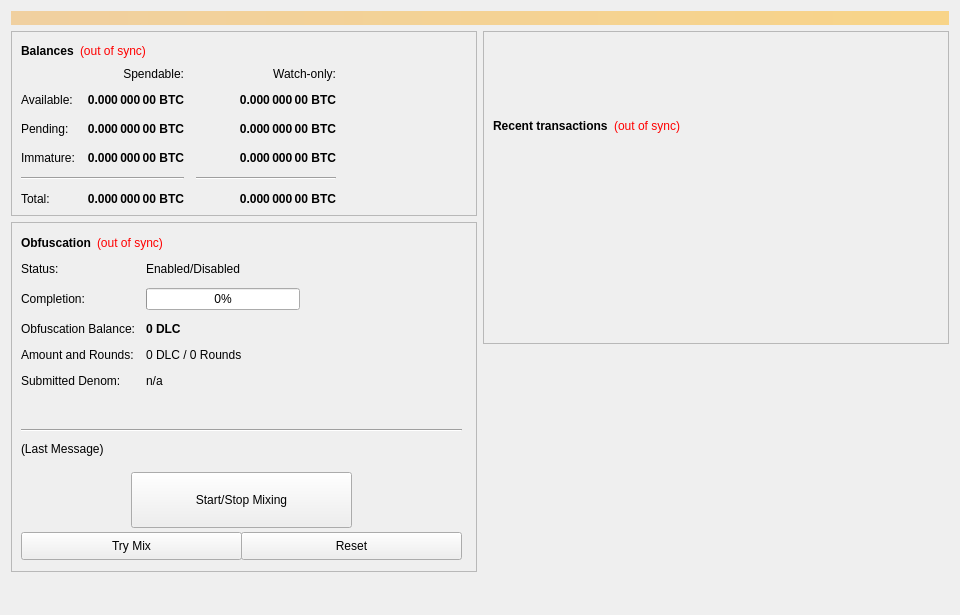
<?xml version="1.0" encoding="UTF-8"?>
<ui version="4.0">
 <class>OverviewPage</class>
 <widget class="QWidget" name="OverviewPage">
  <property name="geometry">
   <rect>
    <x>0</x>
    <y>0</y>
    <width>960</width>
    <height>615</height>
   </rect>
  </property>
  <property name="minimumSize">
   <size>
    <width>960</width>
    <height>0</height>
   </size>
  </property>
  <property name="windowTitle">
   <string>Form</string>
  </property>
  <layout class="QVBoxLayout" name="topLayout">
   <item>
    <widget class="QLabel" name="labelAlerts">
     <property name="visible">
      <bool>false</bool>
     </property>
     <property name="styleSheet">
      <string notr="true">background-color: qlineargradient(x1: 0, y1: 0, x2: 1, y2: 0, stop:0 #F0D0A0, stop:1 #F8D488); color:#000000;</string>
     </property>
     <property name="wordWrap">
      <bool>true</bool>
     </property>
     <property name="margin">
      <number>3</number>
     </property>
    </widget>
   </item>
   <item>
    <layout class="QHBoxLayout" name="horizontalLayout" stretch="1,1">
     <item>
      <layout class="QVBoxLayout" name="verticalLayout_2">
       <item>
        <widget class="QFrame" name="frame">
         <property name="frameShape">
          <enum>QFrame::StyledPanel</enum>
         </property>
         <property name="frameShadow">
          <enum>QFrame::Raised</enum>
         </property>
         <layout class="QVBoxLayout" name="verticalLayout_4">
          <item>
           <layout class="QHBoxLayout" name="horizontalLayout_4">
            <item>
             <widget class="QLabel" name="label_5">
              <property name="font">
               <font>
                <weight>75</weight>
                <bold>true</bold>
               </font>
              </property>
              <property name="text">
               <string>Balances</string>
              </property>
             </widget>
            </item>
            <item>
             <widget class="QLabel" name="labelWalletStatus">
              <property name="cursor">
               <cursorShape>WhatsThisCursor</cursorShape>
              </property>
              <property name="toolTip">
               <string>The displayed information may be out of date. Your wallet automatically synchronizes with the DLC network after a connection is established, but this process has not completed yet.</string>
              </property>
              <property name="styleSheet">
               <string notr="true">QLabel { color: red; }</string>
              </property>
              <property name="text">
               <string notr="true">(out of sync)</string>
              </property>
              <property name="alignment">
               <set>Qt::AlignLeading|Qt::AlignLeft|Qt::AlignVCenter</set>
              </property>
             </widget>
            </item>
            <item>
             <spacer name="horizontalSpacer_3">
              <property name="orientation">
               <enum>Qt::Horizontal</enum>
              </property>
              <property name="sizeHint" stdset="0">
               <size>
                <width>40</width>
                <height>20</height>
               </size>
              </property>
             </spacer>
            </item>
           </layout>
          </item>
          <item>
           <layout class="QGridLayout" name="gridLayout">
            <property name="spacing">
             <number>12</number>
            </property>
            <item row="2" column="2">
             <widget class="QLabel" name="labelWatchPending">
              <property name="font">
               <font>
                <weight>75</weight>
                <bold>true</bold>
               </font>
              </property>
              <property name="cursor">
               <cursorShape>IBeamCursor</cursorShape>
              </property>
              <property name="toolTip">
               <string>Unconfirmed transactions to watch-only addresses</string>
              </property>
              <property name="text">
               <string notr="true">0.000 000 00 BTC</string>
              </property>
              <property name="alignment">
               <set>Qt::AlignRight|Qt::AlignTrailing|Qt::AlignVCenter</set>
              </property>
              <property name="textInteractionFlags">
               <set>Qt::LinksAccessibleByMouse|Qt::TextSelectableByKeyboard|Qt::TextSelectableByMouse</set>
              </property>
             </widget>
            </item>
            <item row="2" column="1">
             <widget class="QLabel" name="labelUnconfirmed">
              <property name="font">
               <font>
                <weight>75</weight>
                <bold>true</bold>
               </font>
              </property>
              <property name="cursor">
               <cursorShape>IBeamCursor</cursorShape>
              </property>
              <property name="toolTip">
               <string>Total of transactions that have yet to be confirmed, and do not yet count toward the spendable balance</string>
              </property>
              <property name="text">
               <string notr="true">0.000 000 00 BTC</string>
              </property>
              <property name="alignment">
               <set>Qt::AlignRight|Qt::AlignTrailing|Qt::AlignVCenter</set>
              </property>
              <property name="textInteractionFlags">
               <set>Qt::LinksAccessibleByMouse|Qt::TextSelectableByKeyboard|Qt::TextSelectableByMouse</set>
              </property>
             </widget>
            </item>
            <item row="3" column="2">
             <widget class="QLabel" name="labelWatchImmature">
              <property name="font">
               <font>
                <weight>75</weight>
                <bold>true</bold>
               </font>
              </property>
              <property name="cursor">
               <cursorShape>IBeamCursor</cursorShape>
              </property>
              <property name="toolTip">
               <string>Staked or masternode rewards in watch-only addresses that has not yet matured</string>
              </property>
              <property name="text">
               <string notr="true">0.000 000 00 BTC</string>
              </property>
              <property name="alignment">
               <set>Qt::AlignRight|Qt::AlignTrailing|Qt::AlignVCenter</set>
              </property>
              <property name="textInteractionFlags">
               <set>Qt::LinksAccessibleByMouse|Qt::TextSelectableByKeyboard|Qt::TextSelectableByMouse</set>
              </property>
             </widget>
            </item>
            <item row="4" column="0" colspan="2">
             <widget class="Line" name="lineSpendableBalance">
              <property name="orientation">
               <enum>Qt::Horizontal</enum>
              </property>
             </widget>
            </item>
            <item row="4" column="2">
             <widget class="Line" name="lineWatchBalance">
              <property name="sizePolicy">
               <sizepolicy hsizetype="Preferred" vsizetype="Fixed">
                <horstretch>0</horstretch>
                <verstretch>0</verstretch>
               </sizepolicy>
              </property>
              <property name="minimumSize">
               <size>
                <width>140</width>
                <height>0</height>
               </size>
              </property>
              <property name="orientation">
               <enum>Qt::Horizontal</enum>
              </property>
             </widget>
            </item>
            <item row="5" column="0">
             <widget class="QLabel" name="labelTotalText">
              <property name="text">
               <string>Total:</string>
              </property>
             </widget>
            </item>
            <item row="3" column="1">
             <widget class="QLabel" name="labelImmature">
              <property name="font">
               <font>
                <weight>75</weight>
                <bold>true</bold>
               </font>
              </property>
              <property name="cursor">
               <cursorShape>IBeamCursor</cursorShape>
              </property>
              <property name="toolTip">
               <string>Staked or masternode rewards that has not yet matured</string>
              </property>
              <property name="text">
               <string notr="true">0.000 000 00 BTC</string>
              </property>
              <property name="alignment">
               <set>Qt::AlignRight|Qt::AlignTrailing|Qt::AlignVCenter</set>
              </property>
              <property name="textInteractionFlags">
               <set>Qt::LinksAccessibleByMouse|Qt::TextSelectableByKeyboard|Qt::TextSelectableByMouse</set>
              </property>
             </widget>
            </item>
            <item row="2" column="3">
             <spacer name="horizontalSpacer_2">
              <property name="orientation">
               <enum>Qt::Horizontal</enum>
              </property>
              <property name="sizeHint" stdset="0">
               <size>
                <width>40</width>
                <height>20</height>
               </size>
              </property>
             </spacer>
            </item>
            <item row="3" column="0">
             <widget class="QLabel" name="labelImmatureText">
              <property name="text">
               <string>Immature:</string>
              </property>
             </widget>
            </item>
            <item row="5" column="1">
             <widget class="QLabel" name="labelTotal">
              <property name="font">
               <font>
                <weight>75</weight>
                <bold>true</bold>
               </font>
              </property>
              <property name="cursor">
               <cursorShape>IBeamCursor</cursorShape>
              </property>
              <property name="toolTip">
               <string>Your current total balance</string>
              </property>
              <property name="text">
               <string notr="true">0.000 000 00 BTC</string>
              </property>
              <property name="alignment">
               <set>Qt::AlignRight|Qt::AlignTrailing|Qt::AlignVCenter</set>
              </property>
              <property name="textInteractionFlags">
               <set>Qt::LinksAccessibleByMouse|Qt::TextSelectableByKeyboard|Qt::TextSelectableByMouse</set>
              </property>
             </widget>
            </item>
            <item row="5" column="2">
             <widget class="QLabel" name="labelWatchTotal">
              <property name="font">
               <font>
                <weight>75</weight>
                <bold>true</bold>
               </font>
              </property>
              <property name="cursor">
               <cursorShape>IBeamCursor</cursorShape>
              </property>
              <property name="toolTip">
               <string>Current total balance in watch-only addresses</string>
              </property>
              <property name="text">
               <string notr="true">0.000 000 00 BTC</string>
              </property>
              <property name="alignment">
               <set>Qt::AlignRight|Qt::AlignTrailing|Qt::AlignVCenter</set>
              </property>
              <property name="textInteractionFlags">
               <set>Qt::LinksAccessibleByMouse|Qt::TextSelectableByKeyboard|Qt::TextSelectableByMouse</set>
              </property>
             </widget>
            </item>
            <item row="0" column="2">
             <widget class="QLabel" name="labelWatchonly">
              <property name="text">
               <string>Watch-only:</string>
              </property>
              <property name="alignment">
               <set>Qt::AlignRight|Qt::AlignTrailing|Qt::AlignVCenter</set>
              </property>
             </widget>
            </item>
            <item row="1" column="0">
             <widget class="QLabel" name="labelBalanceText">
              <property name="text">
               <string>Available:</string>
              </property>
             </widget>
            </item>
            <item row="1" column="1">
             <widget class="QLabel" name="labelBalance">
              <property name="font">
               <font>
                <weight>75</weight>
                <bold>true</bold>
               </font>
              </property>
              <property name="cursor">
               <cursorShape>IBeamCursor</cursorShape>
              </property>
              <property name="toolTip">
               <string>Your current spendable balance</string>
              </property>
              <property name="text">
               <string notr="true">0.000 000 00 BTC</string>
              </property>
              <property name="alignment">
               <set>Qt::AlignRight|Qt::AlignTrailing|Qt::AlignVCenter</set>
              </property>
              <property name="textInteractionFlags">
               <set>Qt::LinksAccessibleByMouse|Qt::TextSelectableByKeyboard|Qt::TextSelectableByMouse</set>
              </property>
             </widget>
            </item>
            <item row="1" column="2">
             <widget class="QLabel" name="labelWatchAvailable">
              <property name="font">
               <font>
                <weight>75</weight>
                <bold>true</bold>
               </font>
              </property>
              <property name="cursor">
               <cursorShape>IBeamCursor</cursorShape>
              </property>
              <property name="toolTip">
               <string>Your current balance in watch-only addresses</string>
              </property>
              <property name="text">
               <string notr="true">0.000 000 00 BTC</string>
              </property>
              <property name="alignment">
               <set>Qt::AlignRight|Qt::AlignTrailing|Qt::AlignVCenter</set>
              </property>
              <property name="textInteractionFlags">
               <set>Qt::LinksAccessibleByMouse|Qt::TextSelectableByKeyboard|Qt::TextSelectableByMouse</set>
              </property>
             </widget>
            </item>
            <item row="2" column="0">
             <widget class="QLabel" name="labelPendingText">
              <property name="text">
               <string>Pending:</string>
              </property>
             </widget>
            </item>
            <item row="0" column="1">
             <widget class="QLabel" name="labelSpendable">
              <property name="text">
               <string>Spendable:</string>
              </property>
              <property name="alignment">
               <set>Qt::AlignRight|Qt::AlignTrailing|Qt::AlignVCenter</set>
              </property>
             </widget>
            </item>
           </layout>
          </item>
         </layout>
        </widget>
       </item>
       <item>
        <widget class="QFrame" name="frameObfuscation">
         <property name="minimumSize">
          <size>
           <width>0</width>
           <height>350</height>
          </size>
         </property>
         <property name="layoutDirection">
          <enum>Qt::LeftToRight</enum>
         </property>
         <property name="frameShape">
          <enum>QFrame::StyledPanel</enum>
         </property>
         <property name="frameShadow">
          <enum>QFrame::Raised</enum>
         </property>
         <widget class="QWidget" name="formLayoutWidget">
          <property name="geometry">
           <rect>
            <x>10</x>
            <y>40</y>
            <width>451</width>
            <height>161</height>
           </rect>
          </property>
          <layout class="QFormLayout" name="formLayout">
           <property name="fieldGrowthPolicy">
            <enum>QFormLayout::AllNonFixedFieldsGrow</enum>
           </property>
           <property name="horizontalSpacing">
            <number>11</number>
           </property>
           <property name="verticalSpacing">
            <number>12</number>
           </property>
           <item row="0" column="0">
            <widget class="QLabel" name="label_6">
             <property name="text">
              <string>Status:</string>
             </property>
            </widget>
           </item>
           <item row="1" column="0">
            <widget class="QLabel" name="label_7">
             <property name="text">
              <string>Completion:</string>
             </property>
            </widget>
           </item>
           <item row="1" column="1">
            <widget class="QProgressBar" name="obfuscationProgress">
             <property name="maximumSize">
              <size>
               <width>154</width>
               <height>16777215</height>
              </size>
             </property>
             <property name="value">
              <number>0</number>
             </property>
            </widget>
           </item>
           <item row="2" column="0">
            <widget class="QLabel" name="labelAnonymizedText">
             <property name="text">
              <string>Obfuscation Balance:</string>
             </property>
            </widget>
           </item>
           <item row="2" column="1">
            <widget class="QLabel" name="labelAnonymized">
             <property name="font">
              <font>
               <weight>75</weight>
               <bold>true</bold>
              </font>
             </property>
             <property name="text">
              <string notr="true">0 DLC</string>
             </property>
            </widget>
           </item>
           <item row="3" column="0">
            <widget class="QLabel" name="label_8">
             <property name="text">
              <string>Amount and Rounds:</string>
             </property>
            </widget>
           </item>
           <item row="3" column="1">
            <widget class="QLabel" name="labelAmountRounds">
             <property name="text">
              <string>0 DLC / 0 Rounds</string>
             </property>
            </widget>
           </item>
           <item row="4" column="0">
            <widget class="QLabel" name="label_9">
             <property name="text">
              <string>Submitted Denom:</string>
             </property>
            </widget>
           </item>
           <item row="4" column="1">
            <widget class="QLabel" name="labelSubmittedDenom">
             <property name="toolTip">
              <string>The denominations you submitted to the Masternode.&lt;br&gt;To mix, other users must submit the exact same denominations.</string>
             </property>
             <property name="text">
              <string>n/a</string>
             </property>
            </widget>
           </item>
           <item row="0" column="1">
            <widget class="QLabel" name="obfuscationEnabled">
             <property name="text">
              <string>Enabled/Disabled</string>
             </property>
            </widget>
           </item>
          </layout>
         </widget>
         <widget class="QPushButton" name="runAutoDenom">
          <property name="geometry">
           <rect>
            <x>251</x>
            <y>17</y>
            <width>1</width>
            <height>1</height>
           </rect>
          </property>
          <property name="palette">
           <palette>
            <active>
             <colorrole role="WindowText">
              <brush brushstyle="SolidPattern">
               <color alpha="255">
                <red>0</red>
                <green>0</green>
                <blue>0</blue>
               </color>
              </brush>
             </colorrole>
             <colorrole role="Button">
              <brush brushstyle="SolidPattern">
               <color alpha="255">
                <red>239</red>
                <green>238</green>
                <blue>238</blue>
               </color>
              </brush>
             </colorrole>
             <colorrole role="Light">
              <brush brushstyle="SolidPattern">
               <color alpha="255">
                <red>255</red>
                <green>255</green>
                <blue>255</blue>
               </color>
              </brush>
             </colorrole>
             <colorrole role="Midlight">
              <brush brushstyle="SolidPattern">
               <color alpha="255">
                <red>247</red>
                <green>246</green>
                <blue>246</blue>
               </color>
              </brush>
             </colorrole>
             <colorrole role="Dark">
              <brush brushstyle="SolidPattern">
               <color alpha="255">
                <red>119</red>
                <green>119</green>
                <blue>119</blue>
               </color>
              </brush>
             </colorrole>
             <colorrole role="Mid">
              <brush brushstyle="SolidPattern">
               <color alpha="255">
                <red>159</red>
                <green>159</green>
                <blue>159</blue>
               </color>
              </brush>
             </colorrole>
             <colorrole role="Text">
              <brush brushstyle="SolidPattern">
               <color alpha="255">
                <red>0</red>
                <green>0</green>
                <blue>0</blue>
               </color>
              </brush>
             </colorrole>
             <colorrole role="BrightText">
              <brush brushstyle="SolidPattern">
               <color alpha="255">
                <red>255</red>
                <green>255</green>
                <blue>255</blue>
               </color>
              </brush>
             </colorrole>
             <colorrole role="ButtonText">
              <brush brushstyle="SolidPattern">
               <color alpha="255">
                <red>0</red>
                <green>0</green>
                <blue>0</blue>
               </color>
              </brush>
             </colorrole>
             <colorrole role="Base">
              <brush brushstyle="SolidPattern">
               <color alpha="255">
                <red>255</red>
                <green>255</green>
                <blue>255</blue>
               </color>
              </brush>
             </colorrole>
             <colorrole role="Window">
              <brush brushstyle="SolidPattern">
               <color alpha="255">
                <red>239</red>
                <green>238</green>
                <blue>238</blue>
               </color>
              </brush>
             </colorrole>
             <colorrole role="Shadow">
              <brush brushstyle="SolidPattern">
               <color alpha="255">
                <red>0</red>
                <green>0</green>
                <blue>0</blue>
               </color>
              </brush>
             </colorrole>
             <colorrole role="AlternateBase">
              <brush brushstyle="SolidPattern">
               <color alpha="255">
                <red>247</red>
                <green>246</green>
                <blue>246</blue>
               </color>
              </brush>
             </colorrole>
             <colorrole role="ToolTipBase">
              <brush brushstyle="SolidPattern">
               <color alpha="255">
                <red>255</red>
                <green>255</green>
                <blue>220</blue>
               </color>
              </brush>
             </colorrole>
             <colorrole role="ToolTipText">
              <brush brushstyle="SolidPattern">
               <color alpha="255">
                <red>0</red>
                <green>0</green>
                <blue>0</blue>
               </color>
              </brush>
             </colorrole>
            </active>
            <inactive>
             <colorrole role="WindowText">
              <brush brushstyle="SolidPattern">
               <color alpha="255">
                <red>0</red>
                <green>0</green>
                <blue>0</blue>
               </color>
              </brush>
             </colorrole>
             <colorrole role="Button">
              <brush brushstyle="SolidPattern">
               <color alpha="255">
                <red>239</red>
                <green>238</green>
                <blue>238</blue>
               </color>
              </brush>
             </colorrole>
             <colorrole role="Light">
              <brush brushstyle="SolidPattern">
               <color alpha="255">
                <red>255</red>
                <green>255</green>
                <blue>255</blue>
               </color>
              </brush>
             </colorrole>
             <colorrole role="Midlight">
              <brush brushstyle="SolidPattern">
               <color alpha="255">
                <red>247</red>
                <green>246</green>
                <blue>246</blue>
               </color>
              </brush>
             </colorrole>
             <colorrole role="Dark">
              <brush brushstyle="SolidPattern">
               <color alpha="255">
                <red>119</red>
                <green>119</green>
                <blue>119</blue>
               </color>
              </brush>
             </colorrole>
             <colorrole role="Mid">
              <brush brushstyle="SolidPattern">
               <color alpha="255">
                <red>159</red>
                <green>159</green>
                <blue>159</blue>
               </color>
              </brush>
             </colorrole>
             <colorrole role="Text">
              <brush brushstyle="SolidPattern">
               <color alpha="255">
                <red>0</red>
                <green>0</green>
                <blue>0</blue>
               </color>
              </brush>
             </colorrole>
             <colorrole role="BrightText">
              <brush brushstyle="SolidPattern">
               <color alpha="255">
                <red>255</red>
                <green>255</green>
                <blue>255</blue>
               </color>
              </brush>
             </colorrole>
             <colorrole role="ButtonText">
              <brush brushstyle="SolidPattern">
               <color alpha="255">
                <red>0</red>
                <green>0</green>
                <blue>0</blue>
               </color>
              </brush>
             </colorrole>
             <colorrole role="Base">
              <brush brushstyle="SolidPattern">
               <color alpha="255">
                <red>255</red>
                <green>255</green>
                <blue>255</blue>
               </color>
              </brush>
             </colorrole>
             <colorrole role="Window">
              <brush brushstyle="SolidPattern">
               <color alpha="255">
                <red>239</red>
                <green>238</green>
                <blue>238</blue>
               </color>
              </brush>
             </colorrole>
             <colorrole role="Shadow">
              <brush brushstyle="SolidPattern">
               <color alpha="255">
                <red>0</red>
                <green>0</green>
                <blue>0</blue>
               </color>
              </brush>
             </colorrole>
             <colorrole role="AlternateBase">
              <brush brushstyle="SolidPattern">
               <color alpha="255">
                <red>247</red>
                <green>246</green>
                <blue>246</blue>
               </color>
              </brush>
             </colorrole>
             <colorrole role="ToolTipBase">
              <brush brushstyle="SolidPattern">
               <color alpha="255">
                <red>255</red>
                <green>255</green>
                <blue>220</blue>
               </color>
              </brush>
             </colorrole>
             <colorrole role="ToolTipText">
              <brush brushstyle="SolidPattern">
               <color alpha="255">
                <red>0</red>
                <green>0</green>
                <blue>0</blue>
               </color>
              </brush>
             </colorrole>
            </inactive>
            <disabled>
             <colorrole role="WindowText">
              <brush brushstyle="SolidPattern">
               <color alpha="255">
                <red>119</red>
                <green>119</green>
                <blue>119</blue>
               </color>
              </brush>
             </colorrole>
             <colorrole role="Button">
              <brush brushstyle="SolidPattern">
               <color alpha="255">
                <red>239</red>
                <green>238</green>
                <blue>238</blue>
               </color>
              </brush>
             </colorrole>
             <colorrole role="Light">
              <brush brushstyle="SolidPattern">
               <color alpha="255">
                <red>255</red>
                <green>255</green>
                <blue>255</blue>
               </color>
              </brush>
             </colorrole>
             <colorrole role="Midlight">
              <brush brushstyle="SolidPattern">
               <color alpha="255">
                <red>247</red>
                <green>246</green>
                <blue>246</blue>
               </color>
              </brush>
             </colorrole>
             <colorrole role="Dark">
              <brush brushstyle="SolidPattern">
               <color alpha="255">
                <red>119</red>
                <green>119</green>
                <blue>119</blue>
               </color>
              </brush>
             </colorrole>
             <colorrole role="Mid">
              <brush brushstyle="SolidPattern">
               <color alpha="255">
                <red>159</red>
                <green>159</green>
                <blue>159</blue>
               </color>
              </brush>
             </colorrole>
             <colorrole role="Text">
              <brush brushstyle="SolidPattern">
               <color alpha="255">
                <red>119</red>
                <green>119</green>
                <blue>119</blue>
               </color>
              </brush>
             </colorrole>
             <colorrole role="BrightText">
              <brush brushstyle="SolidPattern">
               <color alpha="255">
                <red>255</red>
                <green>255</green>
                <blue>255</blue>
               </color>
              </brush>
             </colorrole>
             <colorrole role="ButtonText">
              <brush brushstyle="SolidPattern">
               <color alpha="255">
                <red>119</red>
                <green>119</green>
                <blue>119</blue>
               </color>
              </brush>
             </colorrole>
             <colorrole role="Base">
              <brush brushstyle="SolidPattern">
               <color alpha="255">
                <red>239</red>
                <green>238</green>
                <blue>238</blue>
               </color>
              </brush>
             </colorrole>
             <colorrole role="Window">
              <brush brushstyle="SolidPattern">
               <color alpha="255">
                <red>239</red>
                <green>238</green>
                <blue>238</blue>
               </color>
              </brush>
             </colorrole>
             <colorrole role="Shadow">
              <brush brushstyle="SolidPattern">
               <color alpha="255">
                <red>0</red>
                <green>0</green>
                <blue>0</blue>
               </color>
              </brush>
             </colorrole>
             <colorrole role="AlternateBase">
              <brush brushstyle="SolidPattern">
               <color alpha="255">
                <red>239</red>
                <green>238</green>
                <blue>238</blue>
               </color>
              </brush>
             </colorrole>
             <colorrole role="ToolTipBase">
              <brush brushstyle="SolidPattern">
               <color alpha="255">
                <red>255</red>
                <green>255</green>
                <blue>220</blue>
               </color>
              </brush>
             </colorrole>
             <colorrole role="ToolTipText">
              <brush brushstyle="SolidPattern">
               <color alpha="255">
                <red>0</red>
                <green>0</green>
                <blue>0</blue>
               </color>
              </brush>
             </colorrole>
            </disabled>
           </palette>
          </property>
          <property name="focusPolicy">
           <enum>Qt::NoFocus</enum>
          </property>
          <property name="autoFillBackground">
           <bool>true</bool>
          </property>
          <property name="text">
           <string/>
          </property>
          <property name="flat">
           <bool>true</bool>
          </property>
         </widget>
         <widget class="QPushButton" name="toggleObfuscation">
          <property name="geometry">
           <rect>
            <x>120</x>
            <y>250</y>
            <width>221</width>
            <height>56</height>
           </rect>
          </property>
          <property name="sizePolicy">
           <sizepolicy hsizetype="MinimumExpanding" vsizetype="Fixed">
            <horstretch>0</horstretch>
            <verstretch>0</verstretch>
           </sizepolicy>
          </property>
          <property name="text">
           <string>Start/Stop Mixing</string>
          </property>
         </widget>
         <widget class="Line" name="lineLastMessage">
          <property name="geometry">
           <rect>
            <x>10</x>
            <y>200</y>
            <width>441</width>
            <height>16</height>
           </rect>
          </property>
          <property name="orientation">
           <enum>Qt::Horizontal</enum>
          </property>
         </widget>
         <widget class="QLabel" name="obfuscationStatus">
          <property name="geometry">
           <rect>
            <x>10</x>
            <y>220</y>
            <width>451</width>
            <height>61</height>
           </rect>
          </property>
          <property name="minimumSize">
           <size>
            <width>288</width>
            <height>43</height>
           </size>
          </property>
          <property name="text">
           <string>(Last Message)</string>
          </property>
          <property name="alignment">
           <set>Qt::AlignLeading|Qt::AlignLeft|Qt::AlignTop</set>
          </property>
          <property name="wordWrap">
           <bool>true</bool>
          </property>
         </widget>
         <widget class="QPushButton" name="obfuscationAuto">
          <property name="geometry">
           <rect>
            <x>10</x>
            <y>310</y>
            <width>221</width>
            <height>28</height>
           </rect>
          </property>
          <property name="sizePolicy">
           <sizepolicy hsizetype="MinimumExpanding" vsizetype="Fixed">
            <horstretch>0</horstretch>
            <verstretch>0</verstretch>
           </sizepolicy>
          </property>
          <property name="toolTip">
           <string>Try to manually submit a Obfuscation request.</string>
          </property>
          <property name="text">
           <string>Try Mix</string>
          </property>
         </widget>
         <widget class="QPushButton" name="obfuscationReset">
          <property name="geometry">
           <rect>
            <x>230</x>
            <y>310</y>
            <width>221</width>
            <height>28</height>
           </rect>
          </property>
          <property name="sizePolicy">
           <sizepolicy hsizetype="MinimumExpanding" vsizetype="Fixed">
            <horstretch>0</horstretch>
            <verstretch>0</verstretch>
           </sizepolicy>
          </property>
          <property name="toolTip">
           <string>Reset the current status of Obfuscation (can interrupt Obfuscation if it's in the process of Mixing, which can cost you money!)</string>
          </property>
          <property name="autoFillBackground">
           <bool>false</bool>
          </property>
          <property name="text">
           <string>Reset</string>
          </property>
         </widget>
         <widget class="QWidget" name="layoutWidget">
          <property name="geometry">
           <rect>
            <x>10</x>
            <y>10</y>
            <width>431</width>
            <height>22</height>
           </rect>
          </property>
          <layout class="QHBoxLayout" name="horizontalLayout_5">
           <item>
            <widget class="QLabel" name="label_2">
             <property name="font">
              <font>
               <weight>75</weight>
               <bold>true</bold>
              </font>
             </property>
             <property name="text">
              <string>Obfuscation</string>
             </property>
            </widget>
           </item>
           <item>
            <widget class="QLabel" name="labelObfuscationSyncStatus">
             <property name="toolTip">
              <string>The displayed information may be out of date. Your wallet automatically synchronizes with the DLC network after a connection is established, but this process has not completed yet.</string>
             </property>
             <property name="styleSheet">
              <string notr="true">QLabel { color: red; }</string>
             </property>
             <property name="text">
              <string notr="true">(out of sync)</string>
             </property>
             <property name="alignment">
              <set>Qt::AlignLeading|Qt::AlignLeft|Qt::AlignVCenter</set>
             </property>
            </widget>
           </item>
           <item>
            <spacer name="horizontalSpacer_4">
             <property name="orientation">
              <enum>Qt::Horizontal</enum>
             </property>
             <property name="sizeHint" stdset="0">
              <size>
               <width>40</width>
               <height>20</height>
              </size>
             </property>
            </spacer>
           </item>
          </layout>
         </widget>
        </widget>
       </item>
       <item>
        <spacer name="verticalSpacer">
         <property name="orientation">
          <enum>Qt::Vertical</enum>
         </property>
         <property name="sizeHint" stdset="0">
          <size>
           <width>20</width>
           <height>40</height>
          </size>
         </property>
        </spacer>
       </item>
      </layout>
     </item>
     <item>
      <layout class="QVBoxLayout" name="verticalLayout_3">
       <item>
        <widget class="QFrame" name="frame_2">
         <property name="frameShape">
          <enum>QFrame::StyledPanel</enum>
         </property>
         <property name="frameShadow">
          <enum>QFrame::Raised</enum>
         </property>
         <layout class="QVBoxLayout" name="verticalLayout">
          <item>
           <spacer name="verticalSpacer_3">
            <property name="orientation">
             <enum>Qt::Vertical</enum>
            </property>
            <property name="sizeType">
             <enum>QSizePolicy::Fixed</enum>
            </property>
            <property name="sizeHint" stdset="0">
             <size>
              <width>20</width>
              <height>75</height>
             </size>
            </property>
           </spacer>
          </item>
          <item>
           <layout class="QHBoxLayout" name="horizontalLayout_2">
            <item>
             <widget class="QLabel" name="label_4">
              <property name="font">
               <font>
                <weight>75</weight>
                <bold>true</bold>
               </font>
              </property>
              <property name="text">
               <string>Recent transactions</string>
              </property>
             </widget>
            </item>
            <item>
             <widget class="QLabel" name="labelTransactionsStatus">
              <property name="cursor">
               <cursorShape>WhatsThisCursor</cursorShape>
              </property>
              <property name="toolTip">
               <string>The displayed information may be out of date. Your wallet automatically synchronizes with the DLC network after a connection is established, but this process has not completed yet.</string>
              </property>
              <property name="styleSheet">
               <string notr="true">QLabel { color: red; }</string>
              </property>
              <property name="text">
               <string notr="true">(out of sync)</string>
              </property>
              <property name="alignment">
               <set>Qt::AlignRight|Qt::AlignTrailing|Qt::AlignVCenter</set>
              </property>
             </widget>
            </item>
            <item>
             <spacer name="horizontalSpacer">
              <property name="orientation">
               <enum>Qt::Horizontal</enum>
              </property>
              <property name="sizeHint" stdset="0">
               <size>
                <width>40</width>
                <height>20</height>
               </size>
              </property>
             </spacer>
            </item>
           </layout>
          </item>
          <item>
           <widget class="QListView" name="listTransactions">
            <property name="styleSheet">
             <string notr="true">QListView { background: transparent; }</string>
            </property>
            <property name="frameShape">
             <enum>QFrame::NoFrame</enum>
            </property>
            <property name="verticalScrollBarPolicy">
             <enum>Qt::ScrollBarAlwaysOff</enum>
            </property>
            <property name="horizontalScrollBarPolicy">
             <enum>Qt::ScrollBarAlwaysOff</enum>
            </property>
            <property name="selectionMode">
             <enum>QAbstractItemView::NoSelection</enum>
            </property>
           </widget>
          </item>
         </layout>
        </widget>
       </item>
       <item>
        <spacer name="verticalSpacer_2">
         <property name="orientation">
          <enum>Qt::Vertical</enum>
         </property>
         <property name="sizeType">
          <enum>QSizePolicy::Expanding</enum>
         </property>
         <property name="sizeHint" stdset="0">
          <size>
           <width>20</width>
           <height>40</height>
          </size>
         </property>
        </spacer>
       </item>
      </layout>
     </item>
    </layout>
   </item>
  </layout>
 </widget>
 <resources/>
 <connections/>
</ui>
